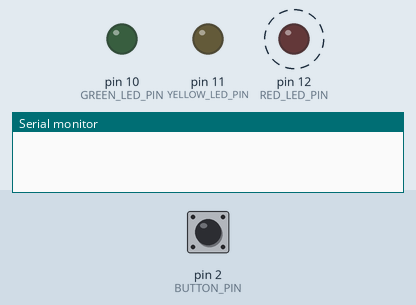
This sketch was run on a simulated Arduino Uno, built with avr-gcc and run on an emulated ATmega328P. Shown: output pins drawn as LEDs (lit = HIGH), the last lines printed to the serial monitor. Dashed ring = blinking. The inputs (shaded band) are chosen by the test bench; at power-on: pin 2 (BUTTON_PIN) LOW.

Above: at 1.25 s.
1.3 s: pin 2 (BUTTON_PIN) pulled HIGH for 0.15 s
At 1.5 s:
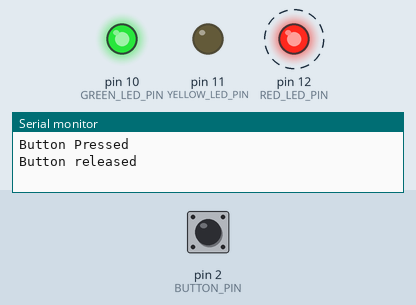
4.3 s: pin 2 (BUTTON_PIN) pulled HIGH for 1 s
At 4.7 s:
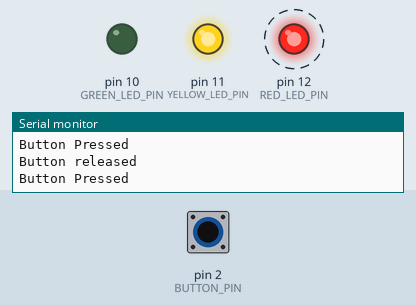
7.3 s: pin 2 (BUTTON_PIN) pulled HIGH for 3.2 s
At 7.7 s:
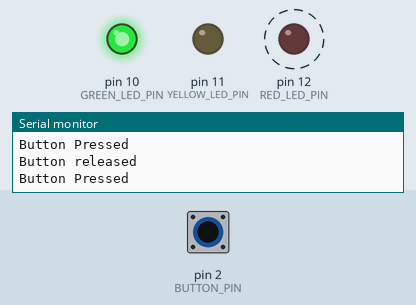
Timing chart, 0 to 18.0 s (numbered marks = the images above; inputs shaded):
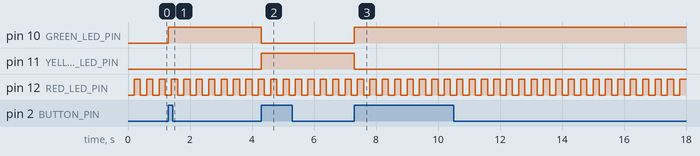

The sketch:

Debounce_LED_Round_Robin.ino
```cpp
#define GREEN_LED_PIN 10
#define YELLOW_LED_PIN 11
#define RED_LED_PIN 12

#define BUTTON_PIN 2

byte buttonState = LOW;
unsigned long lastTimeButtonChanged = millis();
unsigned long debounceDelay = 50;

unsigned long redLedLastTimeBlink =  millis();
unsigned long redLedLastBlinkInterval =  200;

bool RED_SWITCH = false;

unsigned LED_State = 0;

void setup() {
  // put your setup code here, to run once:
  Serial.begin(115200);
  pinMode(GREEN_LED_PIN, OUTPUT);
  pinMode(YELLOW_LED_PIN, OUTPUT);
  pinMode(RED_LED_PIN, OUTPUT);

  pinMode(BUTTON_PIN, INPUT);

}

void loop() {
  // put your main code here, to run repeatedly:
  unsigned long timeNow = millis();

  if (timeNow - lastTimeButtonChanged > debounceDelay) {
      byte newButtonState = digitalRead(BUTTON_PIN);
      if (newButtonState != buttonState) {
        lastTimeButtonChanged = timeNow;
        buttonState = newButtonState;
        if(buttonState == HIGH){
          if(LED_State == 0) {
            LED_State = 1;
          } else if (LED_State == 1) {
            LED_State = 2;
          } else {
            LED_State = 1;
          }
          Serial.println("Button Pressed");
        } else {
          Serial.println("Button released");
        }
      }
  }


  switch (LED_State) {
  case 1: {
        digitalWrite(GREEN_LED_PIN, HIGH);
        digitalWrite(YELLOW_LED_PIN, LOW);
        break;
  }
  case 2: {
        digitalWrite(GREEN_LED_PIN, LOW);
        digitalWrite(YELLOW_LED_PIN, HIGH);
        break;
  }
  default: {
        digitalWrite(GREEN_LED_PIN, LOW);
        digitalWrite(YELLOW_LED_PIN, LOW);
    break;
  }
  }


  if(timeNow - redLedLastTimeBlink > redLedLastBlinkInterval){
    if(RED_SWITCH) {
      RED_SWITCH = false;
      digitalWrite(RED_LED_PIN, LOW);
    }else {
      RED_SWITCH = true;
      digitalWrite(RED_LED_PIN, HIGH);
    }
      redLedLastTimeBlink += redLedLastBlinkInterval;
  }


}
```

Measured:
- after the input at 1.3 s, pin 10 (GREEN_LED_PIN): LOW → HIGH at once
- after the input at 4.3 s, pin 10 (GREEN_LED_PIN): HIGH → LOW at once; pin 11 (YELLOW_LED_PIN): LOW → HIGH at once
- after the input at 7.3 s, pin 10 (GREEN_LED_PIN): LOW → HIGH at once; pin 11 (YELLOW_LED_PIN): HIGH → LOW at once
- by itself, pin 12 (RED_LED_PIN): alternates HIGH for 0.20 s and LOW for 0.20 s
